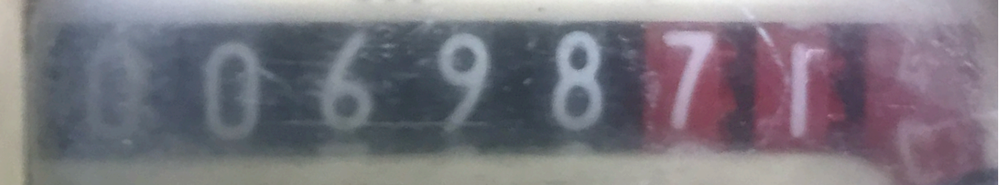
#> input picture water.png, 1000 x 185 px, shrunk from 1599 x 296 before the run, found by its file name
$ python homework.py
#> lines starting #> are read from the running program, lines starting #| are printed output that depends on the picture
#> in extract_text, image is the input picture: shape (185, 1000, 3); mean B, G, R 126.6, 118, 122
import cv2
import pytesseract
import numpy as np

# Function to preprocess the image
def preprocess_image(image):
    # Convert to grayscale
    gray = cv2.cvtColor(image, cv2.COLOR_BGR2GRAY)
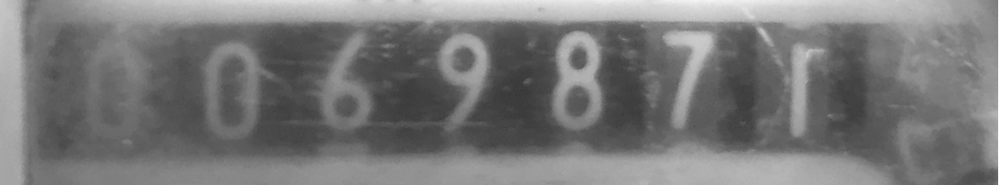
#> gray: shape (185, 1000); min 54, max 255, mean 120.2

    # Increase contrast in case it is too low
    contrast = cv2.normalize(gray, None, alpha=0, beta=255, norm_type=cv2.NORM_MINMAX)
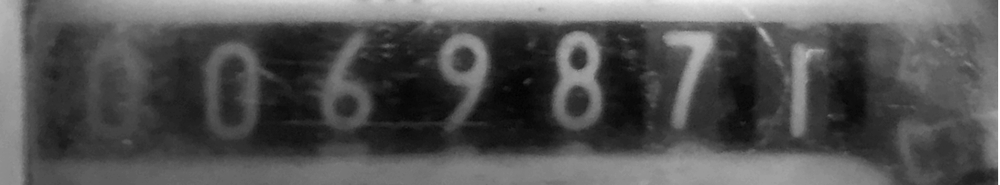
#> contrast: shape (185, 1000); min 0, max 255, mean 84

    # Apply thresholding to binarize the image
    # Using adaptive thresholding instead of global threshold (OTSU)
    thresh = cv2.adaptiveThreshold(contrast, 255, cv2.ADAPTIVE_THRESH_GAUSSIAN_C,
                                   cv2.THRESH_BINARY, 11, 2)
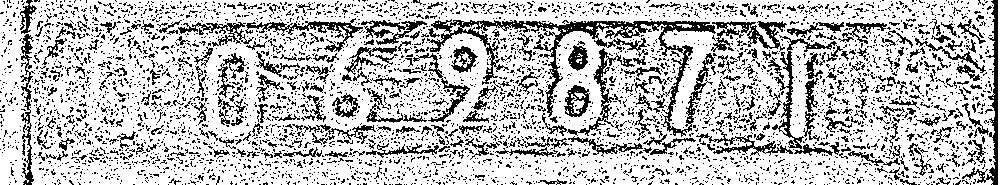
#> thresh: shape (185, 1000); 74.7% white; black in thin lines or dots

    return thresh

# Function to extract text from the image using Tesseract
def extract_text(image_path, output_path):
    # Read the image from the path
    image = cv2.imread(image_path)

    # Check if image is loaded correctly
    if image is None:
        print(f"Error: Image at {image_path} not found.")
        return

    # Preprocess the image for OCR
    preprocessed_image = preprocess_image(image)

    # Specify the path to tesseract executable
    pytesseract.pytesseract.tesseract_cmd = r'C:\Program Files\Tesseract-OCR\tesseract.exe'

    # Use Tesseract to extract text
    # Adding more configurations like 'digits' to focus on digit recognition
    custom_config = r'--oem 3 --psm 6 outputbase digits'
    text = pytesseract.image_to_string(preprocessed_image, config=custom_config)

    # Debug: Show the preprocessed image
    # Remove this in production
    cv2.imshow('Preprocessed image', preprocessed_image)
    cv2.waitKey(0)
    cv2.destroyAllWindows()

    # Debug: Print OCR result to console
    print("OCR result:", text)

    # Save the extracted text to a .txt file
    with open(output_path, 'w') as file:
        file.write(text)

# Path to the image file
image_path = r'C:\Users\IT MODERN\Documents\python\water meter digitalized\water.png'  # Replace with your image path

# Path to save the .txt file
output_path = r'C:\Users\IT MODERN\Documents\python\water meter digitalized\extracted_text.txt'  # Replace with your output path

# Perform text extraction and save to .txt
extract_text(image_path, output_path)
#> (the call stopped at in extract_text, `text = pytesseract.image_to_string(preprocessed_image, config=custom_c..`: pytesseract is not available in this run)
